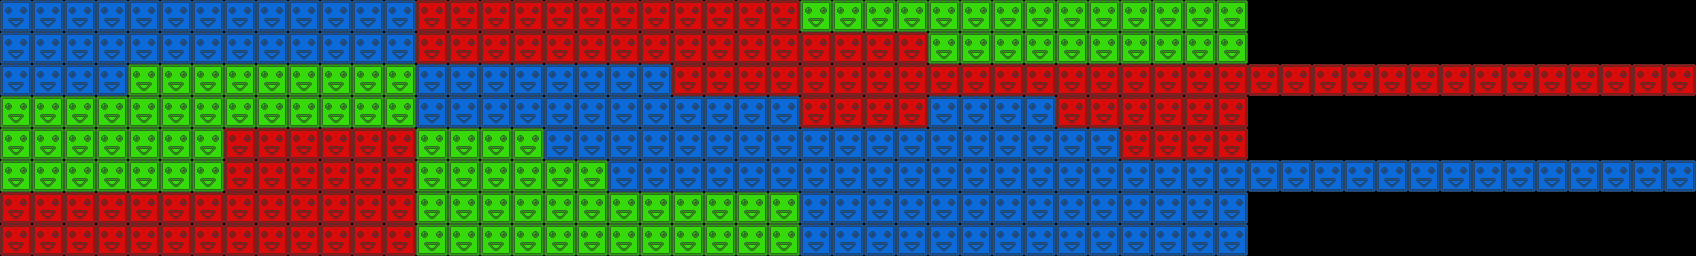

The image is a tile-based game level rendered from a .tmx file. Its description and source (layers, tilesets, objects; grid data summarised) follow:
An orthogonal 53x8 tile map with 32x32 px tiles, 3 tile layers (red, green, blue) and 16 objects.

<map version="1.0" orientation="orthogonal" width="53" height="8" tilewidth="32" tileheight="32">
 <tileset firstgid="1" name="blocks" tilewidth="32" tileheight="32">
  <image source="blocks.png" width="96" height="32" />
 </tileset>
 <layer name="red" width="53" height="8">
  <data>[424 cells, 112 non-empty, 1 distinct tile ids]</data>
 </layer>
 <layer name="green" width="53" height="8">
  <data>[424 cells, 94 non-empty, 1 distinct tile ids]</data>
 </layer>
 <layer name="blue" width="53" height="8">
  <data>[424 cells, 134 non-empty, 1 distinct tile ids]</data>
 </layer>
 <objectgroup name="crystals" width="53" height="8">
  <object x="1329" y="50">
   <ellipse />
  </object>
  <object x="1364" y="48">
   <ellipse />
  </object>
  <object x="1394" y="45">
   <ellipse />
  </object>
  <object x="1423" y="45">
   <ellipse />
  </object>
  <object x="1454" y="47">
   <ellipse />
  </object>
  <object x="1486" y="49">
   <ellipse />
  </object>
  <object x="1522" y="47">
   <ellipse />
  </object>
  <object x="1548" y="47">
   <ellipse />
  </object>
  <object x="1586" y="47">
   <ellipse />
  </object>
  <object x="1620" y="49">
   <ellipse />
  </object>
 </objectgroup>
 <objectgroup name="spikes" width="53" height="8">
  <object x="1329" y="146">
   <ellipse />
  </object>
  <object x="1424" y="146">
   <ellipse />
  </object>
  <object x="1523" y="145">
   <ellipse />
  </object>
  <object x="1549" y="146">
   <ellipse />
  </object>
  <object x="1650" y="146">
   <ellipse />
  </object>
  <object x="1680" y="145">
   <ellipse />
  </object>
 </objectgroup>
</map>
